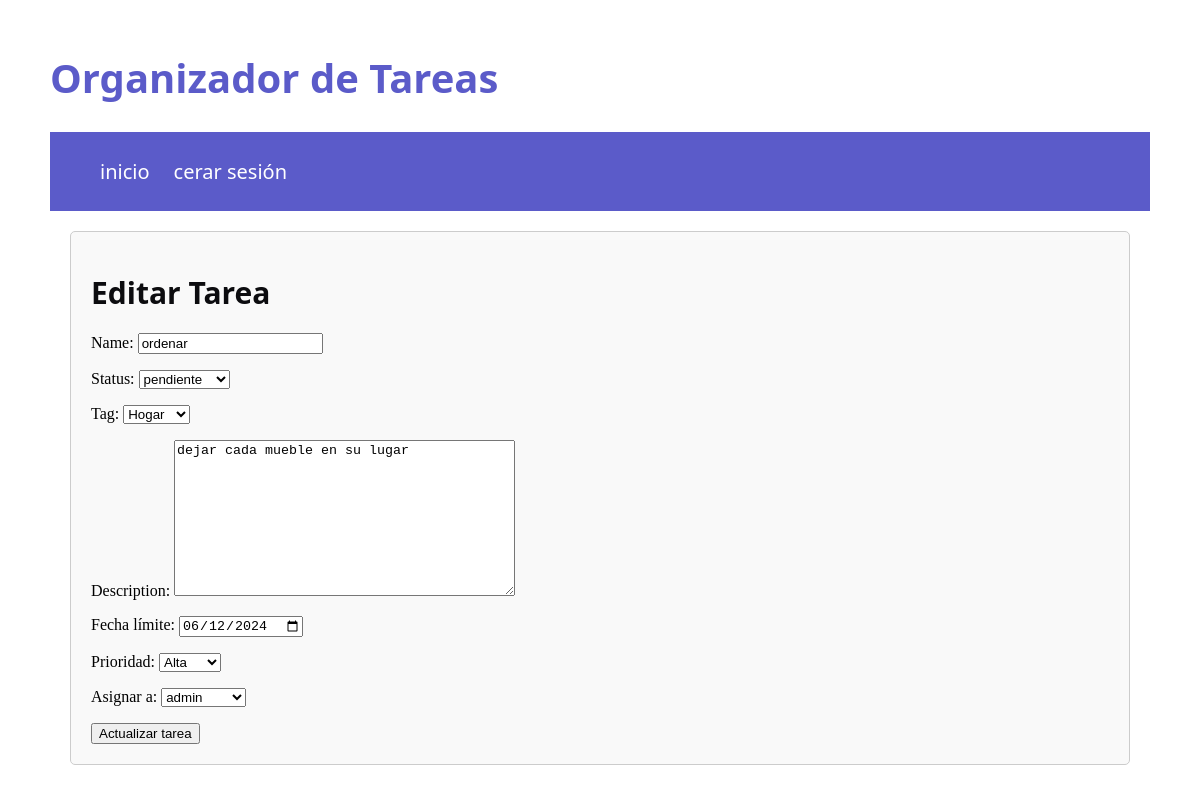
The page /task/task/1/ (signed in) on the database as committed earlier.
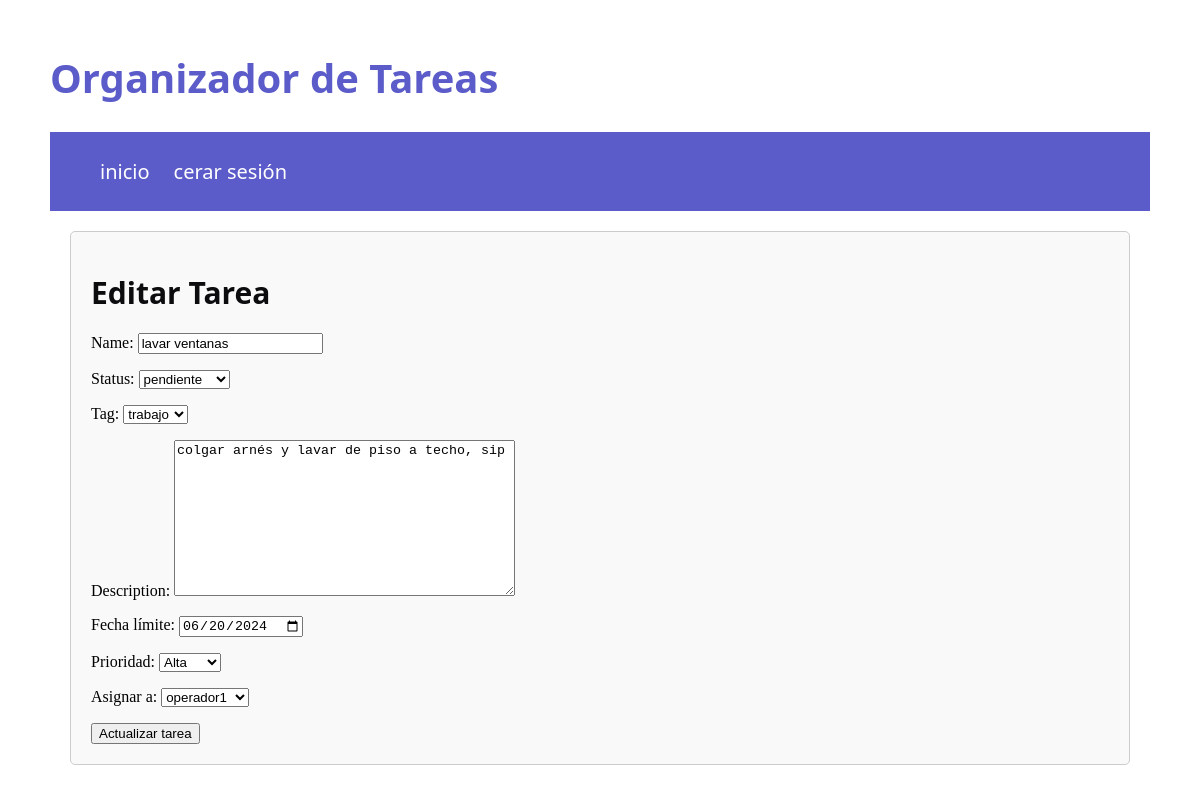
The same page on the database as committed later.
### task/models.py (models this page shows, shortened)
class Task(models.Model):
    name = models.CharField(max_length=150)
    expire_date = models.DateField(blank=False, null=False, default=now)
    description = models.TextField()
    status = models.ForeignKey(Status, on_delete=models.SET_NULL, null=True)
    user = models.ForeignKey(User, on_delete=models.CASCADE)
    tag = models.ForeignKey(Tag, on_delete=models.CASCADE)
    priority = models.ForeignKey(Priority, on_delete=models.CASCADE)

class Tag(models.Model):
    name = models.CharField(max_length=100)

### task/views.py (the view)
# urls.py: path('task/<int:task_id>/', edit_task, name='edit_task'),
@login_required
def edit_task(request, task_id):
    task = get_object_or_404(Task, id=task_id)
    if request.method == "POST":
        form = TaskModelForm(request.POST, instance=task)
        if form.is_valid():
            form.save()
            return redirect("task_edit_success")
    else:
        form = TaskModelForm(instance=task)
    return render(request, "task/edit_task.html", context={'form': form, 'task_id': task_id})

### task/forms.py
class TaskModelForm(forms.ModelForm):
    expire_date = forms.DateField(label="Fecha límite", widget=forms.DateInput(attrs={'type': 'date'}), initial=now().today())
    priority = forms.ModelChoiceField(queryset=Priority.objects.all(), label="Prioridad")
    user = forms.ModelChoiceField(queryset=User.objects.all(), label="Asignar a")
    class Meta:
        model = Task
        fields = ['name', 'status', 'tag', 'description', 'expire_date', 'priority', 'user']
    def __init__(self, *args, **kwargs):
        super(TaskModelForm, self).__init__(*args, **kwargs)
        self.fields["status"].choices = [(obj.id, obj.status) for obj in Status.objects.all()]
        self.fields["tag"].choices = [(obj.id, obj.name) for obj in Tag.objects.all()]

### account/models.py (called while the page is built)
    def __str__(self):
        return self.username

### task/models.py (called while the page is built)
    def __str__(self):
        return "Alta" if self.priority else "Baja"

### templates/task/edit_task.html (shortened to what this page needs)
{% extends 'base.html' %}
{% load static %}
{% block content %}
<div class="form-container">
    <h1 class="acc-title">Editar Tarea</h1>
    <form method="post">
        {{ form.as_p }}
        <button type="submit">Actualizar tarea</button>
    </form>
</div>
{% endblock %}

Rows that differ between the two databases and show on the page:
changed Task: name "ordenar" → "lavar ventanas"; tag "Hogar" → "trabajo"; description "dejar cada mueble en su lugar" → "colgar arnés y lavar de piso a techo, sip"; expire_date "06/12/2024" → "06/20/2024"; user "admin" → "operador1"
